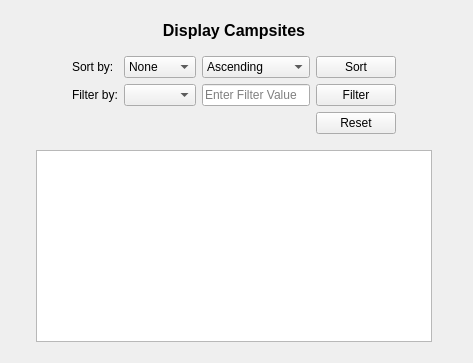
      <widget class="QWidget" name="campsite_display">
       <layout class="QGridLayout" name="gridLayout_5">
        <item row="4" column="3">
         <widget class="QLabel" name="label_44">
          <property name="text">
           <string>Filter by:</string>
          </property>
         </widget>
        </item>
        <item row="7" column="8">
         <spacer name="horizontalSpacer_15">
          <property name="orientation">
           <enum>Qt::Horizontal</enum>
          </property>
          <property name="sizeType">
           <enum>QSizePolicy::Preferred</enum>
          </property>
          <property name="sizeHint" stdset="0">
           <size>
            <width>30</width>
            <height>20</height>
           </size>
          </property>
         </spacer>
        </item>
        <item row="3" column="3">
         <widget class="QLabel" name="label_43">
          <property name="maximumSize">
           <size>
            <width>50</width>
            <height>16777215</height>
           </size>
          </property>
          <property name="text">
           <string>Sort by:</string>
          </property>
         </widget>
        </item>
        <item row="0" column="2" colspan="6">
         <spacer name="verticalSpacer_4">
          <property name="orientation">
           <enum>Qt::Vertical</enum>
          </property>
          <property name="sizeType">
           <enum>QSizePolicy::Preferred</enum>
          </property>
          <property name="sizeHint" stdset="0">
           <size>
            <width>20</width>
            <height>10</height>
           </size>
          </property>
         </spacer>
        </item>
        <item row="7" column="2" colspan="6">
         <widget class="QTableWidget" name="tableWidget_2">
          <property name="frameShape">
           <enum>QFrame::StyledPanel</enum>
          </property>
          <property name="frameShadow">
           <enum>QFrame::Sunken</enum>
          </property>
         </widget>
        </item>
        <item row="3" column="4">
         <widget class="QComboBox" name="comboBox_5">
          <property name="maximumSize">
           <size>
            <width>100</width>
            <height>16777215</height>
           </size>
          </property>
          <item>
           <property name="text">
            <string>None</string>
           </property>
          </item>
          <item>
           <property name="text">
            <string>State</string>
           </property>
          </item>
          <item>
           <property name="text">
            <string>Rating</string>
           </property>
          </item>
         </widget>
        </item>
        <item row="3" column="2">
         <spacer name="horizontalSpacer_12">
          <property name="orientation">
           <enum>Qt::Horizontal</enum>
          </property>
          <property name="sizeType">
           <enum>QSizePolicy::Fixed</enum>
          </property>
          <property name="sizeHint" stdset="0">
           <size>
            <width>30</width>
            <height>20</height>
           </size>
          </property>
         </spacer>
        </item>
        <item row="5" column="6">
         <widget class="QPushButton" name="pushButton_20">
          <property name="text">
           <string>Reset</string>
          </property>
         </widget>
        </item>
        <item row="9" column="2" colspan="6">
         <spacer name="verticalSpacer_3">
          <property name="orientation">
           <enum>Qt::Vertical</enum>
          </property>
          <property name="sizeType">
           <enum>QSizePolicy::Preferred</enum>
          </property>
          <property name="sizeHint" stdset="0">
           <size>
            <width>20</width>
            <height>10</height>
           </size>
          </property>
         </spacer>
        </item>
        <item row="4" column="4">
         <widget class="QComboBox" name="comboBox_7">
          <property name="maximumSize">
           <size>
            <width>100</width>
            <height>16777215</height>
           </size>
          </property>
         </widget>
        </item>
        <item row="2" column="3" colspan="3">
         <spacer name="verticalSpacer_2">
          <property name="orientation">
           <enum>Qt::Vertical</enum>
          </property>
          <property name="sizeType">
           <enum>QSizePolicy::Preferred</enum>
          </property>
          <property name="sizeHint" stdset="0">
           <size>
            <width>20</width>
            <height>10</height>
           </size>
          </property>
         </spacer>
        </item>
        <item row="3" column="6">
         <widget class="QPushButton" name="pushButton_12">
          <property name="text">
           <string>Sort</string>
          </property>
         </widget>
        </item>
        <item row="4" column="5">
         <widget class="QLineEdit" name="lineEdit_5">
          <property name="maximumSize">
           <size>
            <width>175</width>
            <height>16777215</height>
           </size>
          </property>
          <property name="placeholderText">
           <string>Enter Filter Value</string>
          </property>
         </widget>
        </item>
        <item row="7" column="0">
         <spacer name="horizontalSpacer_14">
          <property name="orientation">
           <enum>Qt::Horizontal</enum>
          </property>
          <property name="sizeType">
           <enum>QSizePolicy::Preferred</enum>
          </property>
          <property name="sizeHint" stdset="0">
           <size>
            <width>25</width>
            <height>20</height>
           </size>
          </property>
         </spacer>
        </item>
        <item row="3" column="5">
         <widget class="QComboBox" name="comboBox_6">
          <property name="maximumSize">
           <size>
            <width>175</width>
            <height>16777215</height>
           </size>
          </property>
          <item>
           <property name="text">
            <string>Ascending</string>
           </property>
          </item>
          <item>
           <property name="text">
            <string>Descending</string>
           </property>
          </item>
         </widget>
        </item>
        <item row="4" column="6">
         <widget class="QPushButton" name="pushButton_13">
          <property name="text">
           <string>Filter</string>
          </property>
         </widget>
        </item>
        <item row="3" column="7">
         <spacer name="horizontalSpacer_13">
          <property name="orientation">
           <enum>Qt::Horizontal</enum>
          </property>
          <property name="sizeType">
           <enum>QSizePolicy::Fixed</enum>
          </property>
          <property name="sizeHint" stdset="0">
           <size>
            <width>30</width>
            <height>20</height>
           </size>
          </property>
         </spacer>
        </item>
        <item row="6" column="3" colspan="3">
         <spacer name="verticalSpacer_5">
          <property name="orientation">
           <enum>Qt::Vertical</enum>
          </property>
          <property name="sizeType">
           <enum>QSizePolicy::Preferred</enum>
          </property>
          <property name="sizeHint" stdset="0">
           <size>
            <width>20</width>
            <height>10</height>
           </size>
          </property>
         </spacer>
        </item>
        <item row="1" column="2" colspan="6">
         <widget class="QLabel" name="label">
          <property name="maximumSize">
           <size>
            <width>16777215</width>
            <height>50</height>
           </size>
          </property>
          <property name="font">
           <font>
            <pointsize>12</pointsize>
            <bold>true</bold>
           </font>
          </property>
          <property name="text">
           <string>Display Campsites</string>
          </property>
          <property name="alignment">
           <set>Qt::AlignCenter</set>
          </property>
         </widget>
        </item>
       </layout>
      </widget>
